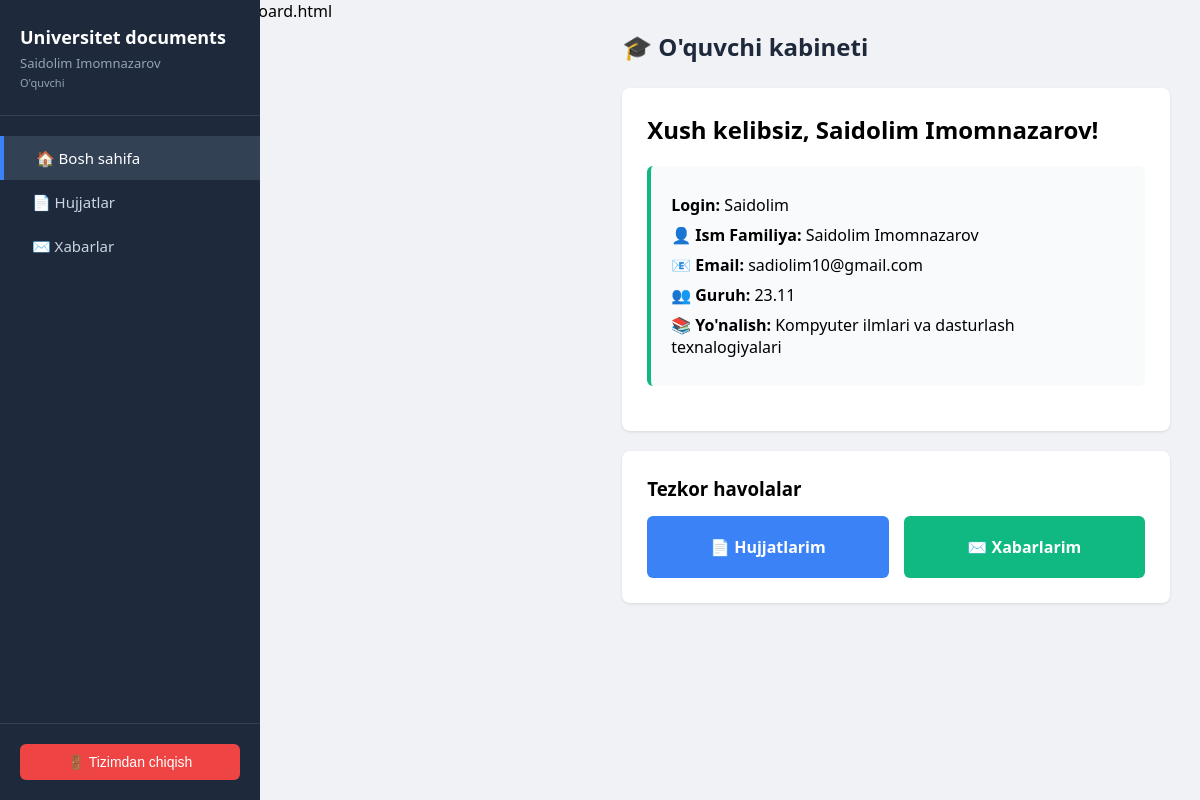
/dashboard/ (signed in), run on the app's committed database.
### apps/accounts/models.py (models this page shows, shortened)
class CustomUser(AbstractUser):
    role = models.CharField(max_length=10, choices=Role.choices, default=Role.STUDENT)
    full_name = models.CharField("Ism Familiya", max_length=150, blank=True)
    group = models.ForeignKey(
        Group,
        on_delete=models.SET_NULL,
        null=True,
        blank=True,
        verbose_name="O'quvchi guruhi"
    )
    objects = CustomUserManager()
    class Meta:
        ordering = ['full_name', 'username']
    @property
    def is_teacher(self):
        return self.role == Role.TEACHER

### apps/groups/models.py (models this page shows, shortened)
class Group(models.Model):
    direction = models.ForeignKey(
        Direction,
        on_delete=models.CASCADE,
        related_name='groups',
        verbose_name="Yo'nalish"
    )
    name = models.CharField("Guruh nomi", max_length=50)
    year = models.IntegerField("O'qish yili", default=2024)
    class Meta:
        verbose_name = "Guruh"
        verbose_name_plural = "Guruhlar"
        ordering = ['-year', 'name']

class Direction(models.Model):
    name = models.CharField("Yo'nalish nomi", max_length=200)
    code = models.CharField("Qisqa kod", max_length=20, unique=True)
    class Meta:
        verbose_name = "Yo'nalish"
        verbose_name_plural = "Yo'nalishlar"
        ordering = ['name']

### apps/accounts/views.py (the view)
# urls.py: path('dashboard/', views.dashboard_view, name='dashboard'),
@login_required
def dashboard_view(request):
    if request.user.is_teacher:
        directions = Direction.objects.prefetch_related(
            Prefetch('groups', queryset=Group.objects.prefetch_related('customuser_set'))
        ).all()
        return render(request, 'teacher/dashboard.html', {'directions': directions})
    else:
        return render(request, 'student/dashboard.html')

### templates/student/dashboard.html (shortened to what this page needs)
notepad templates\student\dashboard.html{% extends 'base.html' %}
{% block content %}
<div class="page-header">
    <h1>🎓 O'quvchi kabineti</h1>
</div>
<div class="card">
    <h2 style="margin-bottom: 20px;">Xush kelibsiz, {{ user.full_name|default:user.username }}!</h2>
    <div style="background: #f8fafc; padding: 20px; border-radius: 6px; border-left: 4px solid #10b981; margin-bottom: 20px;">
        <p style="margin: 8px 0;"><strong> Login:</strong> {{ user.username }}</p>
        <p style="margin: 8px 0;"><strong>👤 Ism Familiya:</strong> {{ user.full_name }}</p>
        <p style="margin: 8px 0;"><strong>📧 Email:</strong> {{ user.email }}</p>
        <p style="margin: 8px 0;"><strong>👥 Guruh:</strong> {{ user.group.name|default:"Guruhga biriktirilmagansiz" }}</p>
        <p style="margin: 8px 0;"><strong>📚 Yo'nalish:</strong> {{ user.group.direction.name|default:"Aniqlanmagan" }}</p>
    </div>
</div>
<div class="card">
    <h3 style="margin-bottom: 15px;">Tezkor havolalar</h3>
    <div style="display: grid; grid-template-columns: repeat(auto-fit, minmax(200px, 1fr)); gap: 15px;">
        <a href="{% url 'documents:student_documents' %}" class="btn btn-primary" style="text-align: center; padding: 20px;">
            📄 Hujjatlarim
        </a>
        <a href="{% url 'messaging:inbox' %}" class="btn btn-success" style="text-align: center; padding: 20px;">
            ✉️ Xabarlarim
        </a>
    </div>
</div>
{% endblock %}

### templates/base.html (shortened to what this page needs)
<!DOCTYPE html>
<html lang="uz">
<head>
</head>
<body>
    <div class="sidebar">
        <div class="sidebar-header">
            <h2>Universitet documents</h2>
            <p>{{ user.full_name|default:user.username }}</p>
            <p style="font-size: 11px; margin-top: 3px;">{{ user.get_role_display }}</p>
        </div>
        <div class="sidebar-menu">
            <a href="{% url 'dashboard' %}" class="{% if request.resolver_match.url_name == 'dashboard' %}active{% endif %}">
                <span>🏠 Bosh sahifa</span>
            </a>
            {% if user.is_teacher %}
            <a href="{% url 'documents:documents_hub' %}" class="{% if request.resolver_match.url_name == 'documents_hub' or 'teacher_vault' in request.resolver_match.url_name or 'teacher_documents' in request.resolver_match.url_name %}active{% endif %}">
                <span>📄 Hujjatlar</span>
            </a>
            <a href="{% url 'teacher_groups' %}" class="{% if 'teacher_groups' in request.resolver_match.url_name %}active{% endif %}">
                <span>👥 Guruhlar va o'quvchilar</span>
            </a>
            {% else %}
            <a href="{% url 'documents:documents_hub' %}" class="">
                <span>📄 Hujjatlar</span>
            </a>
            {% endif %}
            <a href="{% url 'messaging:chat_list' %}" class="{% if 'messaging' in request.resolver_match.url_name %}active{% endif %}">
                <span>✉️ Xabarlar</span>
            </a>
        </div>
        <div class="sidebar-footer">
            <form method="post" action="{% url 'logout' %}">
                <button type="submit" class="logout-btn">🚪 Tizimdan chiqish</button>
            </form>
        </div>
    </div>
    <div class="main-content">
        {% block content %}{% endblock %}
    </div>
</body>
</html>

### templates/base.html (style rules this page uses)
* { box-sizing: border-box; margin: 0; padding: 0; }
body { font-family: 'Segoe UI', Arial, sans-serif; display: flex; min-height: 100vh; background: #f0f2f5; }
.sidebar { width: 260px; background: #1e293b; color: white; display: flex; flex-direction: column; position: fixed; height: 100vh; }
.sidebar-header { padding: 25px 20px; border-bottom: 1px solid #334155; }
.sidebar-header h2 { font-size: 18px; font-weight: 600; }
.sidebar-header p { font-size: 13px; color: #94a3b8; margin-top: 5px; }
.sidebar-menu { flex: 1; padding: 20px 0; overflow-y: auto; }
.sidebar-menu a { display: flex; align-items: center; padding: 12px 20px; color: #cbd5e1; text-decoration: none; transition: 0.2s; font-size: 15px; }
.sidebar-menu a:hover, .sidebar-menu a.active { background: #334155; color: white; border-left: 4px solid #3b82f6; }
.sidebar-menu a span { margin-left: 12px; }
.sidebar-footer { padding: 20px; border-top: 1px solid #334155; }
.logout-btn { width: 100%; background: #ef4444; color: white; border: none; padding: 10px; border-radius: 6px; cursor: pointer; font-size: 14px; }
.main-content { margin-left: 260px; flex: 1; padding: 30px; }
.page-header { margin-bottom: 25px; display: flex; justify-content: space-between; align-items: center; }
.page-header h1 { font-size: 24px; color: #1e293b; }
.card { background: white; border-radius: 8px; box-shadow: 0 1px 3px rgba(0,0,0,0.1); padding: 25px; margin-bottom: 20px; }
.btn { padding: 10px 20px; border-radius: 6px; text-decoration: none; display: inline-block; font-weight: 600; cursor: pointer; border: none; }
.btn-primary { background: #3b82f6; color: white; }
.btn-success { background: #10b981; color: white; }

### data on the page
CustomUser: full_name "Saidolim Imomnazarov", role "O'quvchi", username "Saidolim", email "sadiolim10@gmail.com", group.name "23.11", group.direction.name "Kompyuter ilmlari va dasturlash texnalogiyalari"
